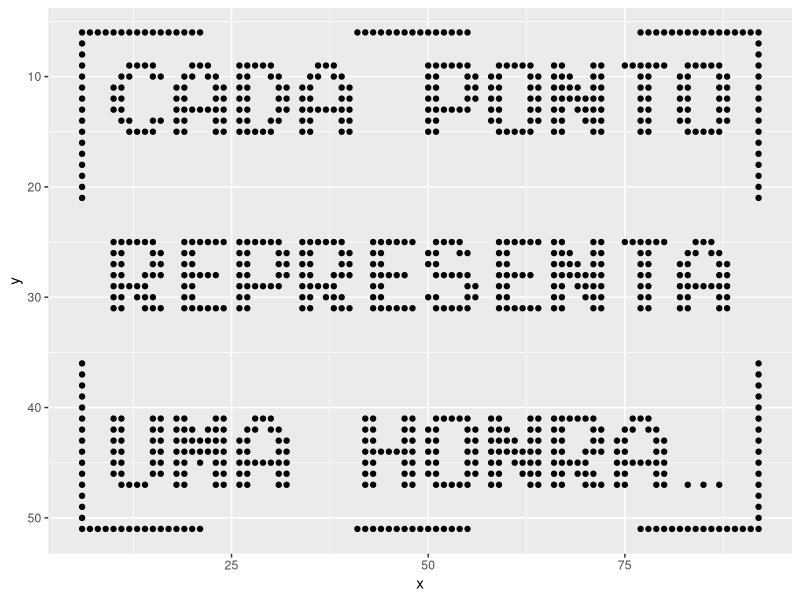

Generate this figure with R:
library(tidyverse)
library(readxl)

grid <- read_excel("./grid_letras.xlsx", sheet = "export")

new_grid <- as.data.frame(grid[,-1])

gera_grid <- function(grid_inicial) {
  
  coordenadas <- data.frame()
  
  n <- 1
  
  for (x in 1:dim(grid_inicial)[2]) {
    for (y in 1:dim(grid_inicial)[1]) {
      if (!is.na(grid_inicial[y,x])) {
        coordenadas[n,1] <- x
        coordenadas[n,2] <- y
        n <- n+1
      }
    }
  }
  
  coordenadas_export <- coordenadas %>%
    rename(x = V1,
           y = V2) %>%
    mutate(nome = paste("ponto_", row_number()))
  
  return(coordenadas_export)
}


exportar <- gera_grid(new_grid)

#testa
ggplot(exportar, aes(x = x, y = y)) + 
  geom_point()  + 
  scale_y_reverse()

#grava / exporta
write.csv(exportar, file = "grid.csv")
